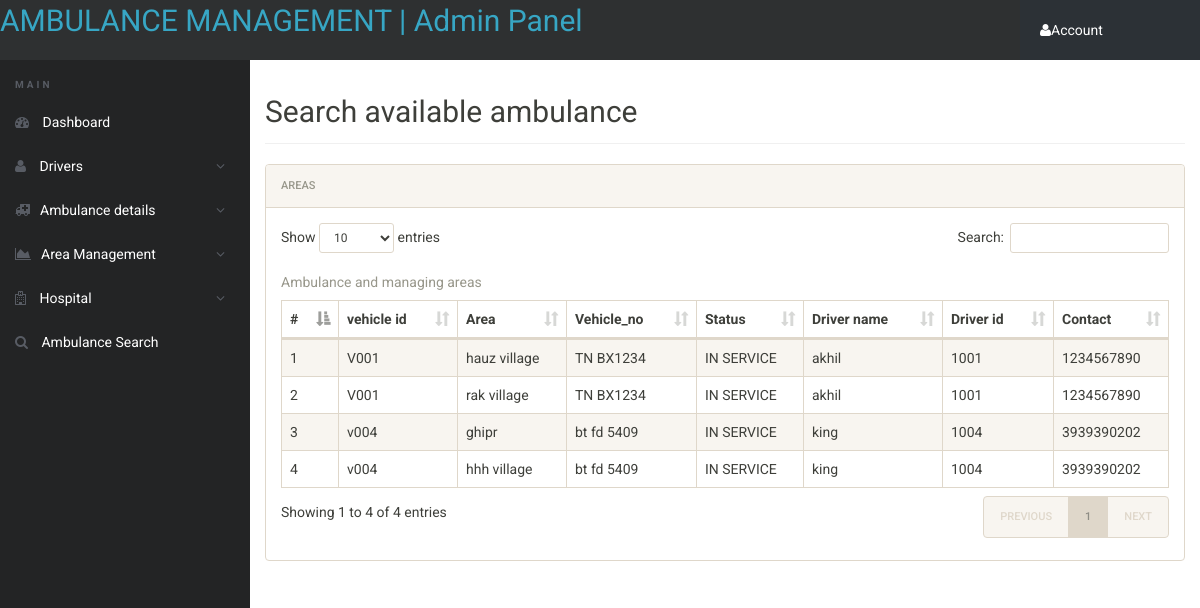
The page /admin/ambulance-search.php (signed in) on the database its author committed.
### tables this page shows
CREATE TABLE `area` (
  `v_id` varchar(6) NOT NULL,
  `area` varchar(20) NOT NULL
);

CREATE TABLE `driver` (
  `d_id` int(11) NOT NULL,
  `driver_name` varchar(30) NOT NULL,
  `Password` varchar(20) NOT NULL,
  `city` varchar(20) NOT NULL,
  `state` varchar(20) NOT NULL,
  `country` varchar(20) NOT NULL,
  `v_id` varchar(4) NOT NULL,
  `assist_name` varchar(20) NOT NULL,
  `contact` char(11) NOT NULL
);

CREATE TABLE `vehicle` (
  `v_id` varchar(4) NOT NULL,
  `v_no` varchar(15) NOT NULL,
  `last_service` date NOT NULL,
  `action` varchar(25) NOT NULL
);

### admin/ambulance-search.php (the view, shortened to what this page needs)
<?php
include('includes/config.php');
if(strlen($_SESSION['alogin'])==0)
	{
header('location:index.php');
}
else{
?>
<!doctype html>
<html lang="en" class="no-js">
<head>
	<link rel="stylesheet" href="css/font-awesome.min.css">
	<link rel="stylesheet" href="css/bootstrap.min.css">
	<link rel="stylesheet" href="css/dataTables.bootstrap.min.css">
	<link rel="stylesheet" href="css/bootstrap-social.css">
	<link rel="stylesheet" href="css/bootstrap-select.css">
	<link rel="stylesheet" href="css/fileinput.min.css">
	<link rel="stylesheet" href="css/awesome-bootstrap-checkbox.css">
	<link rel="stylesheet" href="css/style.css">
</head>
<body>
	<?php include('includes/header.php');?>
	<div class="ts-main-content">
		<?php include('includes/leftbar.php');?>
		<div class="content-wrapper">
			<div class="container-fluid">
				<div class="row">
					<div class="col-md-12">
						<h2 class="page-title">Search available ambulance</h2>
						<div class="panel panel-default">
							<div class="panel-heading">Areas</div>
							<div class="panel-body">
							    <table id="zctb" class="display table table-striped table-bordered table-hover" cellspacing="0" width="100%" >
									<caption>Ambulance and managing areas</caption>
                                    <thead>
										<tr>
										<th id="1">#</th>
										<th id="2">vehicle id</th>
										<th id="3">Area</th>
										<th id="4">Vehicle_no</th>
										<th id="5">Status</th>
										<th id="6">Driver name</th>
                                        <th id="7">Driver id</th>
                                        <th id="8">Contact</th>
										</tr>
									</thead>
									<tbody>
                                        <?php $sql = "SELECT * from area inner join vehicle on area.v_id=vehicle.v_id INNER JOIN driver on vehicle.v_id=driver.v_id";
                                            $query = $dbh -> prepare($sql);
                                            $query->execute();
                                            $results=$query->fetchAll(PDO::FETCH_OBJ);
                                            $cnt=1;
                                            if($query->rowCount() > 0)
                                            {
                                            foreach($results as $result)
                                            {				?>
										<tr>
											<td><?php echo htmlentities($cnt);?></td>
											<td><?php echo htmlentities($result->v_id);?></td>
											<td><?php echo htmlentities($result->area);?></td>
											<td><?php echo htmlentities($result->v_no);?></td>
	                                        <td><?php echo htmlentities($result->action);?></td>
											<td><?php echo htmlentities($result->driver_name);?></td>
											<td><?php echo htmlentities($result->d_id);?></td>
                                            <td><?php echo htmlentities($result->contact);?></td>
										</tr>
										<?php $cnt=$cnt+1; }} ?>
									</tbody>
								</table>
							</div>
						</div>
					</div>
				</div>
			</div>
		</div>
	</div>
</body>
</html>
<?php } ?>

### admin/css/style.css (style rules this page uses)
html { font-size: 14px; }
@media only screen and (min-width: 480px) { html { font-size: 17px; } }
@media only screen and (min-width: 768px) { html { font-size: 14px; } }
body { font-size: 1em; }
.panel { overflow: hidden; }
.page-title { padding-bottom: 15px; margin-bottom: 20px; border-bottom: 1px solid #f0f0f0; }
.ts-main-content .content-wrapper { padding-top: 15px; margin-top: 60px; }
@media only screen and (min-width: 992px) { .ts-main-content .content-wrapper { margin-left: 250px; } }

### rows shown on the page
area: v.v_id "V001", area "hauz village", vehicle.v_no "TN BX1234", vehicle.action "IN SERVICE", v.driver_name "akhil", v.d_id "1001", v.contact "1234567890"
area: v.v_id "V001", area "rak village", vehicle.v_no "TN BX1234", vehicle.action "IN SERVICE", v.driver_name "akhil", v.d_id "1001", v.contact "1234567890"
area: v.v_id "v004", area "ghipr", vehicle.v_no "bt fd 5409", vehicle.action "IN SERVICE", v.driver_name "king", v.d_id "1004", v.contact "3939390202"
area: v.v_id "v004", area "hhh village", vehicle.v_no "bt fd 5409", vehicle.action "IN SERVICE", v.driver_name "king", v.d_id "1004", v.contact "3939390202"
